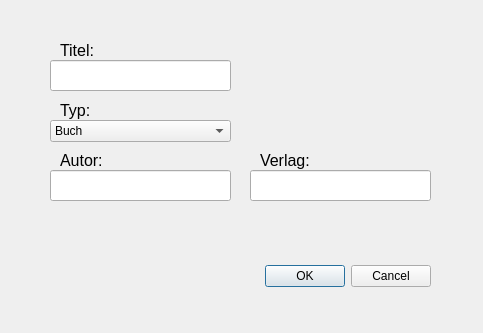
<?xml version="1.0" encoding="UTF-8"?>
<ui version="4.0">
 <class>MediumDialog</class>
 <widget class="QDialog" name="MediumDialog">
  <property name="geometry">
   <rect>
    <x>0</x>
    <y>0</y>
    <width>483</width>
    <height>333</height>
   </rect>
  </property>
  <property name="windowTitle">
   <string>Dialog</string>
  </property>
  <widget class="QDialogButtonBox" name="buttonBox">
   <property name="geometry">
    <rect>
     <x>90</x>
     <y>260</y>
     <width>341</width>
     <height>32</height>
    </rect>
   </property>
   <property name="orientation">
    <enum>Qt::Horizontal</enum>
   </property>
   <property name="standardButtons">
    <set>QDialogButtonBox::Cancel|QDialogButtonBox::Ok</set>
   </property>
  </widget>
  <widget class="QLineEdit" name="input_title">
   <property name="geometry">
    <rect>
     <x>50</x>
     <y>60</y>
     <width>181</width>
     <height>31</height>
    </rect>
   </property>
   <property name="text">
    <string/>
   </property>
  </widget>
  <widget class="QLabel" name="label">
   <property name="geometry">
    <rect>
     <x>60</x>
     <y>40</y>
     <width>81</width>
     <height>21</height>
    </rect>
   </property>
   <property name="font">
    <font>
     <pointsize>12</pointsize>
    </font>
   </property>
   <property name="text">
    <string>Titel:</string>
   </property>
  </widget>
  <widget class="QComboBox" name="type_select">
   <property name="geometry">
    <rect>
     <x>50</x>
     <y>120</y>
     <width>181</width>
     <height>22</height>
    </rect>
   </property>
   <item>
    <property name="text">
     <string>Buch</string>
    </property>
   </item>
   <item>
    <property name="text">
     <string>CD</string>
    </property>
   </item>
  </widget>
  <widget class="QLabel" name="label_2">
   <property name="geometry">
    <rect>
     <x>60</x>
     <y>100</y>
     <width>81</width>
     <height>21</height>
    </rect>
   </property>
   <property name="font">
    <font>
     <pointsize>12</pointsize>
    </font>
   </property>
   <property name="text">
    <string>Typ:</string>
   </property>
  </widget>
  <widget class="QLabel" name="label_typ1">
   <property name="geometry">
    <rect>
     <x>60</x>
     <y>150</y>
     <width>81</width>
     <height>21</height>
    </rect>
   </property>
   <property name="font">
    <font>
     <pointsize>12</pointsize>
    </font>
   </property>
   <property name="text">
    <string>Autor:</string>
   </property>
  </widget>
  <widget class="QLineEdit" name="input_type1">
   <property name="geometry">
    <rect>
     <x>50</x>
     <y>170</y>
     <width>181</width>
     <height>31</height>
    </rect>
   </property>
   <property name="text">
    <string/>
   </property>
  </widget>
  <widget class="QLabel" name="label_typ2">
   <property name="geometry">
    <rect>
     <x>260</x>
     <y>150</y>
     <width>81</width>
     <height>21</height>
    </rect>
   </property>
   <property name="font">
    <font>
     <pointsize>12</pointsize>
    </font>
   </property>
   <property name="text">
    <string>Verlag:</string>
   </property>
  </widget>
  <widget class="QLineEdit" name="input_type2">
   <property name="geometry">
    <rect>
     <x>250</x>
     <y>170</y>
     <width>181</width>
     <height>31</height>
    </rect>
   </property>
   <property name="text">
    <string/>
   </property>
  </widget>
 </widget>
 <resources/>
 <connections>
  <connection>
   <sender>buttonBox</sender>
   <signal>accepted()</signal>
   <receiver>MediumDialog</receiver>
   <slot>accept()</slot>
   <hints>
    <hint type="sourcelabel">
     <x>248</x>
     <y>254</y>
    </hint>
    <hint type="destinationlabel">
     <x>157</x>
     <y>274</y>
    </hint>
   </hints>
  </connection>
  <connection>
   <sender>buttonBox</sender>
   <signal>rejected()</signal>
   <receiver>MediumDialog</receiver>
   <slot>reject()</slot>
   <hints>
    <hint type="sourcelabel">
     <x>316</x>
     <y>260</y>
    </hint>
    <hint type="destinationlabel">
     <x>286</x>
     <y>274</y>
    </hint>
   </hints>
  </connection>
 </connections>
</ui>
